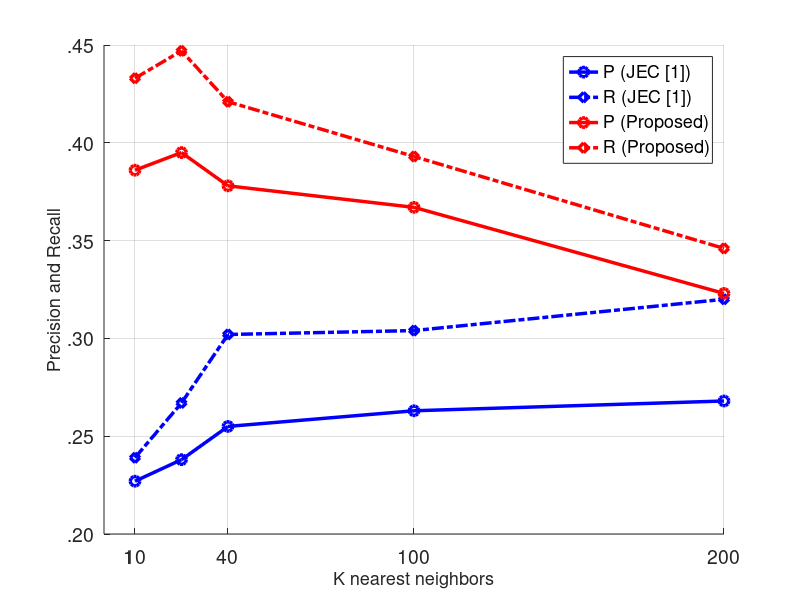

MATLAB code to generate this figure:
function plot_PR_iciap()
%%Function to plot P/R change according to neighbor changes
% for 3 datasets
%  for iciap experiments

X1 = [10, 25, 40, 80, 100, 200];
X2 = [10, 25, 40, 100, 200];

dataset_type = 1; %corel5k

if(dataset_type == 1) 
   %% plot P
    p_jec = [22.7, 23.8, 25.5, 26.3, 26.8];
    p_pro = [38.6, 39.5, 37.8, 36.7, 32.3];
    r_jec = [23.9, 26.7, 30.2, 30.4, 32];
    r_pro = [43.3, 44.7, 42.1, 39.3, 34.6];
    
    figure(1); hold on;
    grid on;
    ms = 7;
    lw = 2.5;
    
    plot(X2, p_jec, '-bo', 'LineWidth', lw, 'MarkerSize', ms);
    plot(X2, r_jec, '-.bd', 'LineWidth', lw, 'MarkerSize', ms);
    plot(X2, p_pro, '-ro', 'LineWidth', lw, 'MarkerSize', ms);
    plot(X2, r_pro, '-.rd', 'LineWidth', lw, 'MarkerSize', ms);
    
    xlim([0, 200]);
    ylim([20, 45]);
    
    set(gca,'XTick',[10, 40, 100, 200]);
    set(gca, 'XTickLabel',{'10','40','100','200'});
    set(gca, 'YTick',[20, 25, 30, 35, 40, 45]);
    set(gca, 'YTickLabel', {'.20','.25', '.30', '.35', '.40', '.45'});
    set(gca, 'FontSize',14);
    
    xlabel('K nearest neighbors', 'FontSize', 13);
    ylabel('Precision and Recall', 'FontSize', 13);
    
    h = legend('P (JEC [1])', 'R (JEC [1])', 'P (Proposed)', 'R (Proposed)', 'Location', 'NorthEast');
    set(h, 'FontSize', 13);
    hold off;   
    
elseif(dataset_type ==  2) %espgame  
    %% plot P and R
    p_jec = [16.3, 18.5, 19.8, 22.6, 23.1];
    p_pro = [28.1, 32.4, 34.5, 41.6, 44.1, 39.3];
    r_jec = [17.3, 19.1, 20.4, 24.1, 25.2];
    r_pro = [19.3, 21.6, 23.9, 25.5, 26.2, 24.3];
    
    figure(1); hold on;
    grid on;
    ms = 7;
    lw = 2.5;
    
    plot(X2, p_jec, '-bo', 'LineWidth', lw, 'MarkerSize', ms);
    plot(X2, r_jec, '-.bd', 'LineWidth', lw, 'MarkerSize', ms);
    plot(X1, p_pro, '-ro', 'LineWidth', lw, 'MarkerSize', ms);
    plot(X1, r_pro, '-.rd', 'LineWidth', lw, 'MarkerSize', ms);
    xlim([0, 200]);
    ylim([15, 50]);
    
    set(gca,'XTick',[10, 40, 80, 100, 200]);
    set(gca, 'XTickLabel',{'10','40','80','100','200'});
    set(gca, 'YTick',[15, 25, 35, 45, 50]);
    set(gca, 'YTickLabel', {'.15','.25', '.35', '.45', '.50'});
    set(gca, 'FontSize',14);
    xlabel('K nearest neighbors', 'FontSize', 13);
    ylabel('Precision and Recall', 'FontSize', 13);
    
    h = legend('P (JEC [1])', 'R (JEC [1])', 'P (Proposed)', 'R (Proposed)', 'Location', 'SouthEast');
    set(h, 'FontSize', 13);
    hold off;
elseif(dataset_type == 3) %iaprtc12
    %% plot P and R
%     p_jec = [18.7, 19.6, 24.3 ,27.7, 28.4];
    p_jec = [21.7, 22.6, 25.3 ,27.7, 28.4];
    p_pro = [32.5, 41.3, 44.2, 47.6, 45.1, 36.7];
    r_jec = [20.5, 21.6, 26.1, 27.9, 29.3];
    r_pro = [28.7, 30.4, 33.2, 36.1, 34.4, 28.7];
    
    figure(1); hold on;
    grid on;
    ms = 7;
    lw = 2.5;
    
    plot(X2, p_jec, '-bo', 'LineWidth', lw, 'MarkerSize', ms);
    plot(X2, r_jec, '-.bd', 'LineWidth', lw, 'MarkerSize', ms);
    plot(X1, p_pro, '-ro', 'LineWidth', lw, 'MarkerSize', ms);
    plot(X1, r_pro, '-.rd', 'LineWidth', lw, 'MarkerSize', ms);
    xlim([0, 200]);
    ylim([15, 50]);
    
    set(gca,'XTick',[10, 40, 80, 100, 200]);
    set(gca, 'XTickLabel',{'10','40','80','100','200'});
    set(gca, 'YTick',[15, 25, 35, 45, 50]);
    set(gca, 'YTickLabel', {'.15','.25', '.35', '.45', '.50'});
    set(gca, 'FontSize',14);
    xlabel('K nearest neighbors', 'FontSize', 13);
    ylabel('Precision and Recall', 'FontSize', 13);
    
    h = legend('P (JEC [1])', 'R (JEC [1])', 'P (Proposed)', 'R (Proposed)', 'Location', 'SouthEast');
    set(h, 'FontSize', 13);
    hold off;
end
